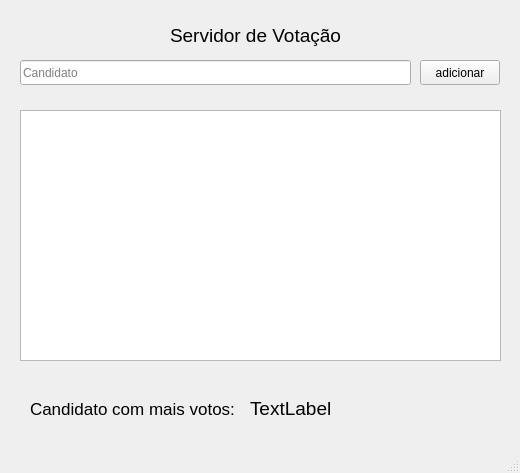
<?xml version="1.0" encoding="UTF-8"?>
<ui version="4.0">
 <class>MainWindow</class>
 <widget class="QMainWindow" name="MainWindow">
  <property name="geometry">
   <rect>
    <x>0</x>
    <y>0</y>
    <width>520</width>
    <height>473</height>
   </rect>
  </property>
  <property name="font">
   <font>
    <pointsize>9</pointsize>
   </font>
  </property>
  <property name="windowTitle">
   <string>MainWindow</string>
  </property>
  <widget class="QWidget" name="centralwidget">
   <widget class="QListView" name="lista_de_candidatos">
    <property name="geometry">
     <rect>
      <x>20</x>
      <y>110</y>
      <width>481</width>
      <height>251</height>
     </rect>
    </property>
   </widget>
   <widget class="QLineEdit" name="candidato_line_edit">
    <property name="geometry">
     <rect>
      <x>20</x>
      <y>60</y>
      <width>391</width>
      <height>25</height>
     </rect>
    </property>
    <property name="text">
     <string/>
    </property>
    <property name="placeholderText">
     <string>Candidato</string>
    </property>
   </widget>
   <widget class="QPushButton" name="add_btn">
    <property name="geometry">
     <rect>
      <x>420</x>
      <y>60</y>
      <width>80</width>
      <height>25</height>
     </rect>
    </property>
    <property name="text">
     <string>adicionar</string>
    </property>
   </widget>
   <widget class="QLabel" name="label">
    <property name="geometry">
     <rect>
      <x>170</x>
      <y>20</y>
      <width>191</width>
      <height>31</height>
     </rect>
    </property>
    <property name="font">
     <font>
      <pointsize>14</pointsize>
     </font>
    </property>
    <property name="text">
     <string>Servidor de Votação</string>
    </property>
   </widget>
   <widget class="QLabel" name="label_2">
    <property name="geometry">
     <rect>
      <x>30</x>
      <y>400</y>
      <width>251</width>
      <height>17</height>
     </rect>
    </property>
    <property name="font">
     <font>
      <pointsize>13</pointsize>
     </font>
    </property>
    <property name="text">
     <string>Candidato com mais votos:</string>
    </property>
   </widget>
   <widget class="QLabel" name="candidato_vencedor">
    <property name="geometry">
     <rect>
      <x>250</x>
      <y>400</y>
      <width>251</width>
      <height>17</height>
     </rect>
    </property>
    <property name="font">
     <font>
      <pointsize>14</pointsize>
     </font>
    </property>
    <property name="text">
     <string>TextLabel</string>
    </property>
   </widget>
  </widget>
  <widget class="QMenuBar" name="menubar">
   <property name="geometry">
    <rect>
     <x>0</x>
     <y>0</y>
     <width>520</width>
     <height>22</height>
    </rect>
   </property>
  </widget>
  <widget class="QStatusBar" name="statusbar"/>
 </widget>
 <tabstops>
  <tabstop>candidato_line_edit</tabstop>
  <tabstop>add_btn</tabstop>
  <tabstop>lista_de_candidatos</tabstop>
 </tabstops>
 <resources/>
 <connections/>
</ui>
